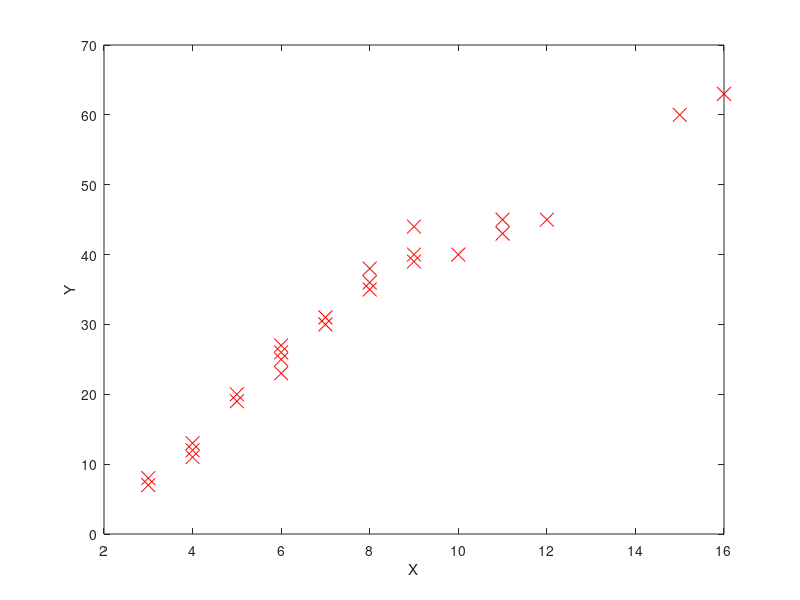

MATLAB code for this plot: (Note: this script raises an error after producing the figure.)
clear;

#input data
fprintf('Inputing X an y data...\n');
fprintf('Press enter to continue...\n');
pause;
load('inputData.txt');
X = [ones(25, 1), inputData(:, 1)];
y = [inputData(:, 2)];

#plot data
fprintf('Plotting data...\n');
fprintf('Press enter to continue...\n');
pause;
figure(1);
plot(X(:, 2), y, 'rx', 'MarkerSize', 10);
ylabel('Y');
xlabel('X');

#gradient descent settings
fprintf('Press enter to continue to calculation of model...\n');
pause;

iterations = 50000;
alpha = 0.001;
theta = zeros(2, 1);

#initial cost
J = CostFunction(X, y, theta);
fprintf('initial cost = %f\n ', J);

#further testing
J = CostFunction(X, y, [-1 ; 2]);
fprintf('further testing = %f\n ', J);
fprintf('Press enter to continue...\n');
pause;

#run gradient descent
theta = gradientDescent(X, y, theta, alpha, iterations);
fprintf('Theta found by gradient descent:\n');
fprintf('%f\n', theta);
fprintf('Press enter to continue...\n');
pause;

#plot linear fit
figure(1);
hold on;
plot(X(:, 2), X * theta, '-')
legend('Training data', 'Linear regression')
hold off


fprintf('Visualizing J(theta_0, theta_1) ...\n')

% Grid over which we will calculate J
theta0_vals = linspace(-50, 50, 100);
theta1_vals = linspace(-5, 15, 100);

% initialize J_vals to a matrix of 0's
J_vals = zeros(length(theta0_vals), length(theta1_vals));

% Fill out J_vals
for i = 1:length(theta0_vals)
    for j = 1:length(theta1_vals)
	  t = [theta0_vals(i); theta1_vals(j)];
	  J_vals(i,j) = CostFunction(X, y, t);
    end
end

% Because of the way meshgrids work in the surf command, we need to
% transpose J_vals before calling surf, or else the axes will be flipped
J_vals = J_vals';
% Surface plot
figure;
surf(theta0_vals, theta1_vals, J_vals)
xlabel('\theta_0'); ylabel('\theta_1');

% Contour plot
figure;
% Plot J_vals as 15 contours spaced logarithmically between 0.01 and 100
contour(theta0_vals, theta1_vals, J_vals, logspace(-1, 3, 20))
xlabel('\theta_0'); ylabel('\theta_1');
hold on;
plot(theta(1), theta(2), 'rx', 'MarkerSize', 10, 'LineWidth', 2);

% Predict values for sizes of 3,5 and 7
predict1 = [1, 3.5] *theta;
fprintf('For value = 3,5, we predict a value of %f\n', predict1);
predict2 = [1, 7] * theta;
fprintf('For value = 7, we predict a value of %f\n', predict2);

fprintf('Program finished. Press enter to continue.\n');
pause;